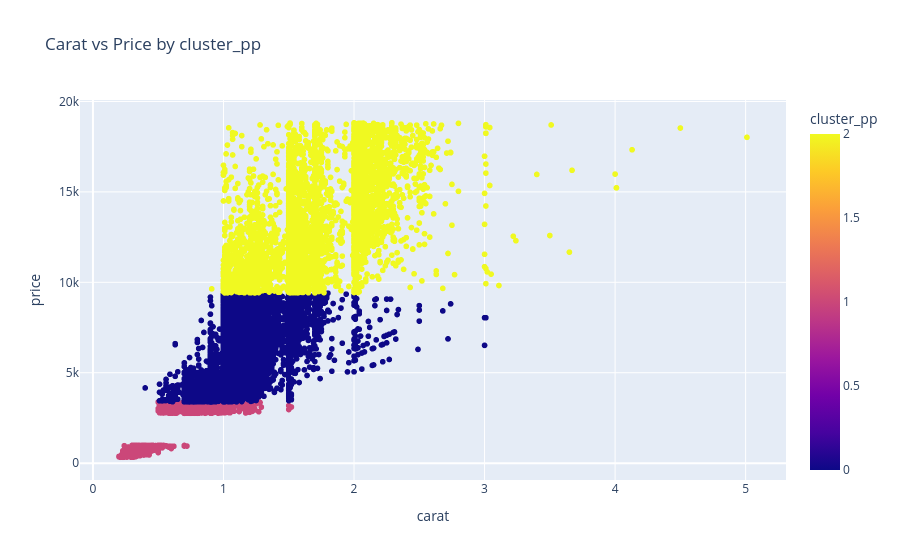

The notebook cell saved with this chart:
### Code cell
# let's used plotly and make plots
import plotly.express as px

# 2D interactive scatter
# Make sure the cluster labels exist in the dataframe before plotting
if 'cluster_pp' not in df.columns:
    df['cluster_pp'] = kmeans_pp.labels_

fig = px.scatter(df, x='carat', y='price', color='cluster_pp', title='Carat vs Price by cluster_pp')
fig.show()

### Figure 1 — Plotly figure (JSON) as saved in the notebook; plotly's stock layout.template omitted (floating-point values rounded to 4 significant figures; data arrays with more than 128 entries replaced by an {"elided": "..."} marker saying what was removed)
{"data": [{"hovertemplate": "carat=%{x}<br>price=%{y}<br>cluster_pp=%{marker.color}<extra></extra>", "legendgroup": "", "marker": {"color": {"elided": "37325 int values"}, "coloraxis": "coloraxis", "symbol": "circle"}, "mode": "markers", "name": "", "showlegend": false, "type": "scattergl", "x": {"elided": "37325 float values"}, "xaxis": "x", "y": {"elided": "37325 float values"}, "yaxis": "y"}], "layout": {"coloraxis": {"colorbar": {"title": {"text": "cluster_pp"}}, "colorscale": [[0, "#0d0887"], [0.1111, "#46039f"], [0.2222, "#7201a8"], [0.3333, "#9c179e"], [0.4444, "#bd3786"], [0.5556, "#d8576b"], [0.6667, "#ed7953"], [0.7778, "#fb9f3a"], [0.8889, "#fdca26"], [1, "#f0f921"]]}, "legend": {"tracegroupgap": 0}, "title": {"text": "Carat vs Price by cluster_pp"}, "xaxis": {"anchor": "y", "domain": [0, 1], "title": {"text": "carat"}}, "yaxis": {"anchor": "x", "domain": [0, 1], "title": {"text": "price"}}}}
